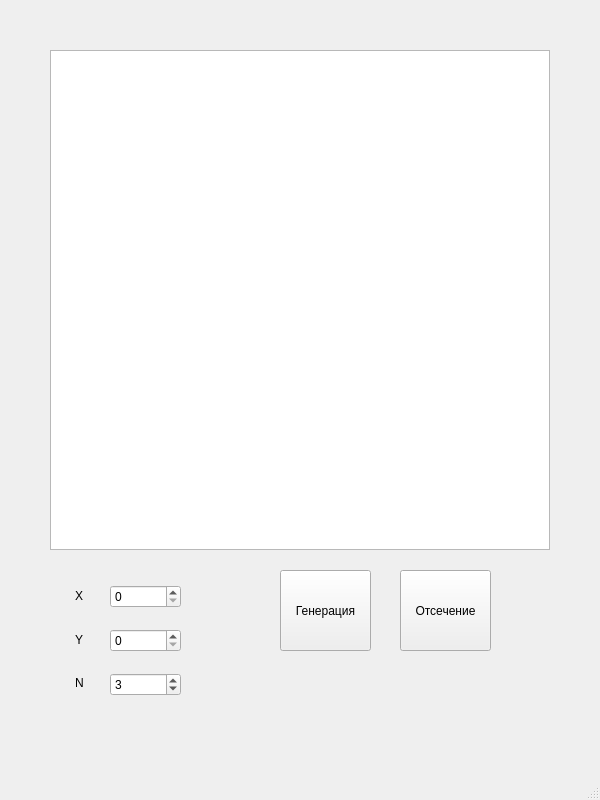
<?xml version="1.0" encoding="UTF-8"?>
<ui version="4.0">
 <class>MainWindow</class>
 <widget class="QMainWindow" name="MainWindow">
  <property name="geometry">
   <rect>
    <x>0</x>
    <y>0</y>
    <width>600</width>
    <height>800</height>
   </rect>
  </property>
  <property name="windowTitle">
   <string>MainWindow</string>
  </property>
  <widget class="QWidget" name="centralwidget">
   <widget class="QGraphicsView" name="graphicsView">
    <property name="geometry">
     <rect>
      <x>50</x>
      <y>50</y>
      <width>500</width>
      <height>500</height>
     </rect>
    </property>
   </widget>
   <widget class="QWidget" name="verticalLayoutWidget">
    <property name="geometry">
     <rect>
      <x>110</x>
      <y>570</y>
      <width>71</width>
      <height>141</height>
     </rect>
    </property>
    <layout class="QVBoxLayout" name="verticalLayout">
     <item>
      <widget class="QSpinBox" name="length">
       <property name="maximum">
        <number>200</number>
       </property>
       <property name="singleStep">
        <number>10</number>
       </property>
      </widget>
     </item>
     <item>
      <widget class="QSpinBox" name="width">
       <property name="maximum">
        <number>200</number>
       </property>
       <property name="singleStep">
        <number>10</number>
       </property>
      </widget>
     </item>
     <item>
      <widget class="QSpinBox" name="num">
       <property name="maximum">
        <number>8</number>
       </property>
       <property name="value">
        <number>3</number>
       </property>
      </widget>
     </item>
    </layout>
   </widget>
   <widget class="QPushButton" name="generateButton">
    <property name="geometry">
     <rect>
      <x>280</x>
      <y>570</y>
      <width>91</width>
      <height>81</height>
     </rect>
    </property>
    <property name="text">
     <string>Генерация</string>
    </property>
   </widget>
   <widget class="QPushButton" name="cutButton">
    <property name="geometry">
     <rect>
      <x>400</x>
      <y>570</y>
      <width>91</width>
      <height>81</height>
     </rect>
    </property>
    <property name="text">
     <string>Отсечение</string>
    </property>
   </widget>
   <widget class="QLabel" name="label">
    <property name="geometry">
     <rect>
      <x>75</x>
      <y>586</y>
      <width>21</width>
      <height>20</height>
     </rect>
    </property>
    <property name="text">
     <string>X</string>
    </property>
   </widget>
   <widget class="QLabel" name="label_2">
    <property name="geometry">
     <rect>
      <x>75</x>
      <y>675</y>
      <width>16</width>
      <height>16</height>
     </rect>
    </property>
    <property name="text">
     <string>N</string>
    </property>
   </widget>
   <widget class="QLabel" name="label_3">
    <property name="geometry">
     <rect>
      <x>75</x>
      <y>632</y>
      <width>21</width>
      <height>16</height>
     </rect>
    </property>
    <property name="text">
     <string>Y</string>
    </property>
   </widget>
  </widget>
  <widget class="QMenuBar" name="menubar">
   <property name="geometry">
    <rect>
     <x>0</x>
     <y>0</y>
     <width>600</width>
     <height>25</height>
    </rect>
   </property>
  </widget>
  <widget class="QStatusBar" name="statusbar"/>
 </widget>
 <resources/>
 <connections/>
</ui>
